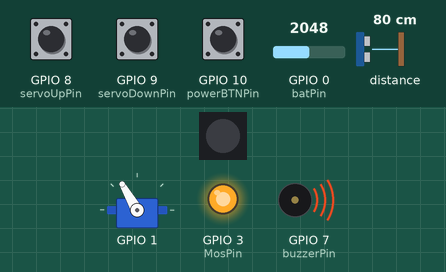
Bench run of a program on a simulated ESP32-C3. Parts: servo, 1 RGB LEDs in strip order, left to right, output pins drawn as LEDs (lit = HIGH), buzzer (waves = sounding). The test bench sets the inputs (shaded band); at power-on: GPIO 9 (servoDownPin) HIGH, GPIO 10 (powerBTNPin) LOW, GPIO 0 (batPin) = 2048, GPIO 8 (servoUpPin) HIGH, distance to the obstacle 80 cm (analog values on the 0–4095 scale). Dim RGB values are drawn brighter than linear; what the program prints to the serial monitor is not drawn.

Above: at 8.1 s.
8.2 s: GPIO 9 (servoDownPin) pulled LOW for 0.15 s
11.2 s: GPIO 10 (powerBTNPin) pulled HIGH for 0.15 s
At 13.2 s:
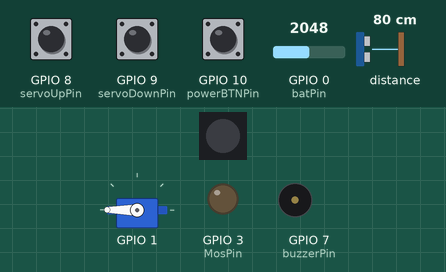
13.7 s: GPIO 10 (powerBTNPin) pulled HIGH for 1 s
At 16.2 s:
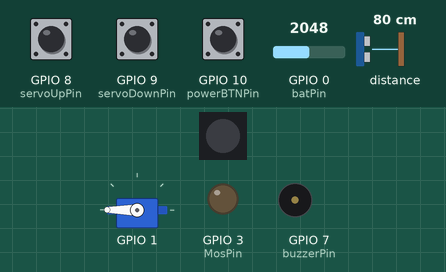
17.1 s: GPIO 10 (powerBTNPin) pulled HIGH for 3.2 s
At 21.5 s:
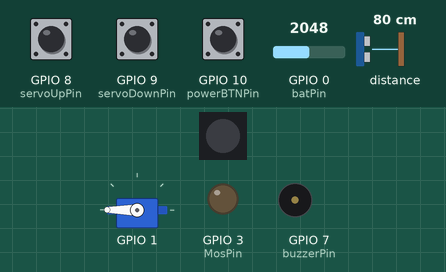
22.6 s: GPIO 10 (powerBTNPin) pulsed HIGH 2 times (0.12 s each, 0.3 s apart)
At 24.5 s:
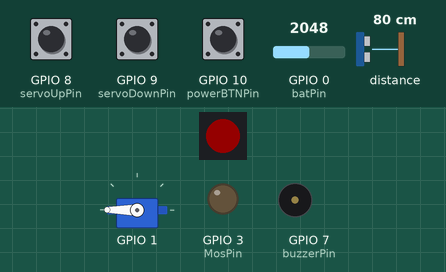
Timing chart, 0 to 26.0 s (numbered marks = the images above; inputs shaded):
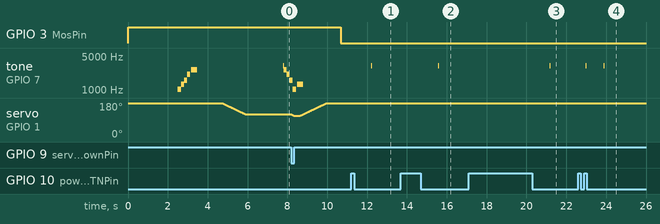

The program:

main.cpp
```cpp
#include "battery.h"
#include "button.h"
#include "buzzer.h"
#include "laser.h"
#include "led.h"
#include "power.h"
#include "servo.h"
#include "stateManager.h"
#include <Arduino.h>
#include <freertos/FreeRTOS.h>
#include <freertos/task.h>

void setup() {
  buzzerInit();
  xTaskCreate(buzzerUpdate, "buzzer", 2048, NULL, 3, NULL);

  powerOn();
  laserInit();
  servoInit();
  ledInit();
  buttonInit();
  batteryInit();


  // 优先级：舵机(3) > 按钮(2) = 电源(2) = LED(2) > 电池(1)
  xTaskCreate(servoTask, "servo", 4096, NULL, 3, NULL);
  xTaskCreate(buttonTask, "btn", 2048, NULL, 2, NULL);
  xTaskCreate(powerTask, "power", 2048, NULL, 2, NULL);
  xTaskCreate(ledUpdate, "led", 2048, NULL, 2, NULL);
  xTaskCreate(batteryCheck, "bat", 3072, NULL, 1, NULL);
}

void loop() {
  vTaskDelay(pdMS_TO_TICKS(1000));
}
```

Filters.h
```cpp
#pragma once

#include <Arduino.h>

namespace Filters {

/**
 * @brief 一阶低通滤波器（RC低通 / 指数移动平均）
 *
 * 适用于高频实时信号（如电位器、陀螺仪等），每次调用 update() 只需传入一个原始值，
 * 内部递归计算滤波值。alpha 决定平滑程度：alpha 越大，新值权重越大，响应越快，但平滑度降低；
 * alpha 越小，平滑效果越强，但滞后增加。
 */
class LowPass {
  private:
  float filteredValue; ///< 上一次滤波后的值（状态）
  float alpha;         ///< 滤波系数，范围 (0, 1)
  bool  first;         ///< 是否为第一次更新

  public:
  /**
   * @brief 构造函数
   * @param alphaVal 滤波系数，取值范围 0.0 ~ 1.0（通常 0.01 ~ 0.5）
   *
   * 取值影响：
   * - 越接近 0，滤波越平滑，但响应越慢（滞后大）。
   * - 越接近 1，响应越快，但平滑度越低（可能残留噪声）。
   * 推荐从 0.2 开始调试，根据实际效果增减。
   */
  LowPass(float alphaVal)
      : alpha(alphaVal)
      , first(true) { }

  /**
   * @brief 更新滤波器，输入原始值，返回滤波后的值
   * @param raw 本次采样原始值（如 analogRead 结果）
   * @return float 滤波后的估计值
   */
  float update(float raw) {
    if (first) {
      filteredValue = raw;
      first         = false;
    } else {
      filteredValue = alpha * raw + (1 - alpha) * filteredValue;
    }
    return filteredValue;
  }

  /**
   * @brief 重置滤波器（清除历史状态）
   */
  void reset() { first = true; }

  /**
   * @brief 获取当前滤波值（不更新）
   */
  float getValue() const { return filteredValue; }
};

/**
 * @brief 滑动平均滤波器（非阻塞）
 *
 * 维护一个固定长度的循环缓冲区，每次添加新样本时自动更新总和。
 * 可随时调用 getAverage() 获取当前平均值（缓冲区未满时返回已有样本的平均值）。
 * 适合低频传感器（如温度、湿度），在任务中定期添加样本，需要时读取平均值。
 *
 * 注意：缓冲区在构造函数中动态分配，使用完后需调用 freeBuffer() 释放内存，
 * 或利用析构函数自动释放。
 */
class MovingAverage {
  private:
  int*    buffer; ///< 循环缓冲区
  uint8_t size;   ///< 缓冲区大小（窗口长度）
  uint8_t index;  ///< 当前写入位置
  bool    filled; ///< 缓冲区是否已填满
  long    sum;    ///< 当前缓冲区中所有样本的总和

  public:
  /**
   * @brief 构造函数
   * @param windowSize 窗口大小（采样次数），取值范围 1~255
   *
   * 窗口大小决定了平滑程度：
   * - 窗口越大，平滑效果越好，但滞后越明显（需要更多样本才能反映变化）。
   * - 窗口越小，响应越快，但可能残留噪声。
   * 对于每秒采样一次的温度，窗口取 8~16 通常足够。
   */
  MovingAverage(uint8_t windowSize)
      : size(windowSize)
      , index(0)
      , filled(false)
      , sum(0) {
    buffer = new int[size];
  }

  /**
   * @brief 析构函数，释放缓冲区内存
   */
  ~MovingAverage() {
    delete[] buffer;
  }

  /**
   * @brief 手动释放缓冲区（可选）
   */
  void freeBuffer() {
    delete[] buffer;
    buffer = nullptr;
  }

  /**
   * @brief 添加一个新样本
   * @param sample 原始采样值（如 analogRead 结果）
   */
  void addSample(int sample) {
    if (!filled) {
      // 缓冲区未满：直接添加
      buffer[index] = sample;
      sum += sample;
      index++;
      if (index >= size) {
        index  = 0;
        filled = true;
      }
    } else {
      // 缓冲区已满：覆盖最旧样本
      sum -= buffer[index];
      buffer[index] = sample;
      sum += sample;
      index = (index + 1) % size;
    }
  }

  /**
   * @brief 获取当前平均值
   * @return float 当前平均值（如果缓冲区未满，返回已有样本的平均值）
   */
  float getAverage() const {
    if (!filled) {
      return (index == 0) ? 0 : (float)sum / index;
    } else {
      return (float)sum / size;
    }
  }

  /**
   * @brief 重置滤波器（清空缓冲区）
   */
  void reset() {
    index  = 0;
    filled = false;
    sum    = 0;
  }
};

/**
 * @brief 阻塞式均值滤波器（简单平均）
 *
 * 每次调用 read() 时会连续采样指定次数并返回平均值。采样期间会阻塞当前任务。
 * 适用于低频、非实时传感器，代码简单，无需维护状态。
 * 注意：阻塞时间 = samples * analogRead 耗时（通常很短），若在实时任务中需谨慎。
 */
class BlockingAverage {
  public:
  /**
   * @brief 读取指定引脚并返回多次采样的平均值
   * @param pin     ADC 引脚编号
   * @param samples 采样次数，取值范围 1~255
   * @return float  平均值
   *
   * 采样次数越多，平滑度越高，但阻塞时间越长。通常取 5~20 次即可。
   */
  static float read(uint8_t pin, uint8_t samples) {
    long sum = 0;
    for (uint8_t i = 0; i < samples; i++) {
      sum += analogRead(pin);
      // 可选微小延时，让 ADC 稳定（通常不需要）
      // delayMicroseconds(10);
    }
    return (float)sum / samples;
  }
};
}
```

battery.cpp
```cpp
#include "battery.h"
#include "Filters.h"
#include "buzzer.h"
#include "esp_log.h"
#include "led.h"
#include "servo.h"
#include "stateManager.h"
#include <freertos/FreeRTOS.h>
#include <freertos/task.h>

#define K_OHM 1000

#define BATTERY_READING_INTERVAL (3 * 60 * 1000) // 满电时采样间隔 3 分钟
#define BATTERY_ALERT_INTERVAL (30 * 1000)       // 低电量报警间隔 30 秒

static const char*   TAG    = "bat";
static const uint8_t batPin = 0; // 电池电压采样引脚
static const float   R1     = 100.0 * K_OHM;
static const float   R2     = 47.0 * K_OHM;
static const float   VMAX   = 8.4 * K_OHM; // mV，满电电压
static const float   VMIN   = 6.0 * K_OHM; // mV，空电电压

static volatile float batVoltage    = 0.0f;
static volatile float batPercentage = 0.0f;
static portMUX_TYPE   batteryMux    = portMUX_INITIALIZER_UNLOCKED;

static Filters::LowPass batFilter(0.3f);

/** 读取一次电压并更新 batVoltage / batPercentage，返回 0.0~1.0 的电量比例 */
static float batteryReading() {
  taskENTER_CRITICAL(&batteryMux);
  batVoltage    = batFilter.update(analogReadMilliVolts(batPin)) * (R1 + R2) / R2;
  batPercentage = (batVoltage - VMIN) / (VMAX - VMIN) * 100.0f;
  batPercentage = constrain(batPercentage, 0.0f, 100.0f);
  taskEXIT_CRITICAL(&batteryMux);
  return batPercentage / 100.0f;
}

void batteryCheck(void* pvParameter) {
  while (1) {
    if (getCurrentState() != SYSTEM_RUNNING) {
      vTaskDelay(pdMS_TO_TICKS(100)); // 暂停时低频轮询
      continue;
    }

    float batteryLevel = batteryReading();
    // 低电量报警
    if (batPercentage <= 10.0f) {
      static uint32_t lastAlertTime = 0;
      if (millis() - lastAlertTime > BATTERY_ALERT_INTERVAL) {
        ESP_LOGW(TAG, "电量过低：%.1f%%，请及时充电", batPercentage);
        buzzerSound(SOUND_WARNING);
        lastAlertTime = millis();
      }
    }

    // 电量越低采样越频繁：满电 3 分钟 → 空电 1 秒
    uint32_t interval = (uint32_t)(batteryLevel * BATTERY_READING_INTERVAL);
    if (interval > BATTERY_READING_INTERVAL) interval = BATTERY_READING_INTERVAL;
    if (interval < 1000) interval = 1000;
    vTaskDelay(pdMS_TO_TICKS(interval));
  }
}

// ===================== 接口 =====================
void batteryInit() {
  analogReadResolution(12);
  pinMode(batPin, INPUT);
  batteryReading();
}

float getBatteryLevel() {
  float v;
  taskENTER_CRITICAL(&batteryMux);
  v = batPercentage;
  taskEXIT_CRITICAL(&batteryMux);
  return v;
}

float getBatteryVoltage() {
  float v;
  taskENTER_CRITICAL(&batteryMux);
  v = batVoltage;
  taskEXIT_CRITICAL(&batteryMux);
  return v;
}
```

battery.h
```cpp
#pragma once

#include <Arduino.h>

void  batteryInit();

/** 电池检测任务：周期采样、低电量报警、更新 sysRGB */
void  batteryCheck(void* pvParameter);

/** 电量百分比，范围 0.0 ~ 100.0 */
float getBatteryLevel();

/** 电池电压，单位 mV */
float getBatteryVoltage();
```

button.cpp
```cpp
#include "button.h"
#include "buzzer.h"
#include "esp_log.h"
#include "led.h"
#include "stateManager.h"
#include <OneButton.h>
#include <freertos/FreeRTOS.h>
#include <freertos/task.h>

static const char* TAG = "button";

static const uint8_t servoUpPin   = 8;  // 舵机向上
static const uint8_t servoDownPin = 9;  // 舵机向下
static const uint8_t powerBTNPin  = 10; // 电源开关按钮
static const uint8_t MosPin       = 3;  // 电源MOS管控制引脚

volatile bool isPowerBTNShortPressed = false; // 电源按钮短按标志
volatile bool isPowerBTNLongPressed  = false; // 电源按钮长按标志

static portMUX_TYPE btnMutex = portMUX_INITIALIZER_UNLOCKED;

OneButton powerBTN;

void powerBTNShortPress() {
  // 切换逻辑：只要不是running，都切换到running；如果是，则切换到paused
  systemState_e currentState = getCurrentState();
  if (currentState == SYSTEM_RUNNING) {
    stateSet(SYSTEM_PAUSED);
  } else {
    // PAUSED 或 EMPTY 都切到 RUNNING
    stateSet(SYSTEM_RUNNING);
  }
  isPowerBTNShortPressed = !isPowerBTNShortPressed;
  buzzerSound(SOUND_KEY);
}

void powerBTNLongPress() {
  isPowerBTNLongPressed = true;
  buzzerSound(SOUND_KEY);
}

void buttonInit() {
  powerBTN.setup(powerBTNPin, INPUT);
  powerBTN.attachClick(powerBTNShortPress);
  powerBTN.attachLongPressStart(powerBTNLongPress);
  powerBTN.setPressMs(800);
}

void buttonTask(void* pvParameters) {
  while (1) {
    powerBTN.tick();
    vTaskDelay(pdMS_TO_TICKS(20));
  }
}
```

button.h
```cpp
#pragma once
#include <Arduino.h>

extern volatile bool
    isPowerBTNShortPressed, // 电源按钮短按标志
    isPowerBTNLongPressed;  // 电源按钮长按标志

void buttonInit();
void buttonTask(void* pvParameters);
```

buzzer.cpp
```cpp
#include "buzzer.h"
#include <freertos/FreeRTOS.h>
#include <freertos/task.h>
#include <string.h>

// ===================== LEDC API 兼容 (core 2.x / 3.x) =====================
#if defined(ESP_ARDUINO_VERSION_MAJOR) && (ESP_ARDUINO_VERSION_MAJOR >= 3)
#define BUZZER_LEDC_NEW_API 1
#else
#define BUZZER_LEDC_NEW_API 0
#endif

static const uint8_t LEDC_BITS = 10; // 占空比 10 bit (0~1023)
#if !BUZZER_LEDC_NEW_API
static const uint8_t LEDC_CHANNEL = 0; // 2.x 需要手动指定通道
#endif

// ===================== 内部状态 =====================
static const uint8_t buzzerPin = 7;

static BuzzerNote        noteBuffer[BUZZER_MAX_NOTES];
static volatile uint8_t  noteCount     = 0;
static volatile uint8_t  noteIndex     = 0;
static volatile bool     loopPlay      = false;
static volatile uint32_t noteStartTime = 0;
static volatile bool     buzzerBusy    = false;

static portMUX_TYPE buzzerMux = portMUX_INITIALIZER_UNLOCKED;

// ===================== 预定义提示音（duration 已调长） =====================
// 成功：C7 → E7 短促上扬（总 460ms）
static const BuzzerNote SND_OK[] = {
  { NOTE_C7, 150 }, { NOTE_REST, 60 }, { NOTE_E7, 250 }
};

// 错误：E6 → C6 下降长音（总 1000ms）
static const BuzzerNote SND_ERROR[] = {
  { NOTE_E6, 300 }, { NOTE_REST, 100 }, { NOTE_C6, 600 }
};

// 警告：两声相同（总 550ms）
static const BuzzerNote SND_WARNING[] = {
  { NOTE_A6, 200 }, { NOTE_REST, 150 }, { NOTE_A6, 200 }
};

// 开机：上行琶音（总 960ms）
static const BuzzerNote SND_STARTUP[] = {
  { NOTE_C6, 150 }, { NOTE_E6, 150 }, { NOTE_G6, 150 },
  { NOTE_C7, 150 }, { NOTE_REST, 60 }, { NOTE_E7, 300 }
};

// 关机：下行琶音（总 960ms）
static const BuzzerNote SND_SHUTDOWN[] = {
  { NOTE_E7, 150 }, { NOTE_C7, 150 }, { NOTE_G6, 150 },
  { NOTE_C6, 150 }, { NOTE_REST, 60 }, { NOTE_E6, 300 }
};

// 按键：极短"咔"（30ms，保持短）
static const BuzzerNote SND_KEY[] = {
  { NOTE_G7, 30 }
};

// ===================== 底层 PWM =====================
static inline uint32_t dutyMax() {
  return (1u << LEDC_BITS) - 1;
}

// 静音：按极性输出"关断"电平
static inline void buzzerSilence() {
#if BUZZER_ACTIVE_LOW
  uint32_t d = dutyMax(); // 低电平触发 → 引脚 HIGH 关断
#else
  uint32_t d = 0; // 高电平触发 → 引脚 LOW  关断
#endif
#if BUZZER_LEDC_NEW_API
  ledcWrite(buzzerPin, d);
#else
  ledcWrite(LEDC_CHANNEL, d);
#endif
}

// 播放指定频率（freq=0 表示静音）；ledcWriteTone 内部固定 50% 占空比
static inline void buzzerTone(uint16_t freq) {
  if (freq == 0) {
    buzzerSilence();
    return;
  }
#if BUZZER_LEDC_NEW_API
  ledcWriteTone(buzzerPin, freq);
#else
  ledcWriteTone(LEDC_CHANNEL, freq);
#endif
}

// ===================== 接口实现 =====================
void buzzerInit() {

#if BUZZER_LEDC_NEW_API
  ledcAttach(buzzerPin, 2000, LEDC_BITS);
#else
  ledcSetup(LEDC_CHANNEL, 2000, LEDC_BITS);
  ledcAttachPin(buzzerPin, LEDC_CHANNEL);
#endif

  buzzerSilence();

  buzzerBusy = false;
  noteCount  = 0;
  noteIndex  = 0;
  loopPlay   = false;
}

void buzzerPlay(const BuzzerNote* notes, uint8_t count, bool loop) {
  if (!notes || count == 0) return;
  if (count > BUZZER_MAX_NOTES) count = BUZZER_MAX_NOTES;

  uint16_t firstFreq = 0;

  portENTER_CRITICAL(&buzzerMux);
  memcpy(noteBuffer, notes, sizeof(BuzzerNote) * count);
  noteCount     = count;
  noteIndex     = 0;
  loopPlay      = loop;
  noteStartTime = millis();
  buzzerBusy    = true;
  firstFreq     = noteBuffer[0].freq;
  portEXIT_CRITICAL(&buzzerMux);

  buzzerTone(firstFreq);
}

void buzzerSound(BuzzerSound sound) {
  switch (sound) {
  case SOUND_OK:
    buzzerPlay(SND_OK, sizeof(SND_OK) / sizeof(BuzzerNote));
    break;
  case SOUND_ERROR:
    buzzerPlay(SND_ERROR, sizeof(SND_ERROR) / sizeof(BuzzerNote));
    break;
  case SOUND_WARNING:
    buzzerPlay(SND_WARNING, sizeof(SND_WARNING) / sizeof(BuzzerNote));
    break;
  case SOUND_STARTUP:
    buzzerPlay(SND_STARTUP, sizeof(SND_STARTUP) / sizeof(BuzzerNote));
    break;
  case SOUND_SHUTDOWN:
    buzzerPlay(SND_SHUTDOWN, sizeof(SND_SHUTDOWN) / sizeof(BuzzerNote));
    break;
  case SOUND_KEY:
    buzzerPlay(SND_KEY, sizeof(SND_KEY) / sizeof(BuzzerNote));
    break;
  default:
    break;
  }
}

void buzzerStop() {
  portENTER_CRITICAL(&buzzerMux);
  buzzerBusy = false;
  noteCount  = 0;
  noteIndex  = 0;
  loopPlay   = false;
  portEXIT_CRITICAL(&buzzerMux);
  buzzerSilence();
}

bool buzzerIsBusy() {
  return buzzerBusy;
}

void buzzerUpdate(void* pvParameter) {
  (void)pvParameter;

  while (1) {
    if (!buzzerBusy) {
      vTaskDelay(pdMS_TO_TICKS(20));
      continue;
    }

    bool     changed  = false;
    uint16_t nextFreq = 0;
    bool     finished = false;

    portENTER_CRITICAL(&buzzerMux);

    if (!buzzerBusy) {
      portEXIT_CRITICAL(&buzzerMux);
      vTaskDelay(pdMS_TO_TICKS(20));
      continue;
    }

    uint32_t now = millis();
    if (now - noteStartTime >= noteBuffer[noteIndex].duration) {
      noteIndex++;
      if (noteIndex >= noteCount) {
        if (loopPlay) {
          noteIndex = 0;
        } else {
          buzzerBusy = false;
          noteCount  = 0;
          noteIndex  = 0;
          finished   = true;
        }
      }
      if (!finished) {
        nextFreq      = noteBuffer[noteIndex].freq;
        noteStartTime = now;
        changed       = true;
      }
    }
    portEXIT_CRITICAL(&buzzerMux);

    if (finished) {
      buzzerSilence();
      continue;
    }
    if (changed) {
      buzzerTone(nextFreq);
    }

    vTaskDelay(pdMS_TO_TICKS(5));
  }
}
```

buzzer.h
```cpp
#pragma once

#include <Arduino.h>

// ===================== 用户配置 =====================
#define BUZZER_MAX_NOTES     16   // 单个旋律最多音符数

// 触发极性：低电平触发模块 → 1；高电平触发模块 → 0
#define BUZZER_ACTIVE_LOW    0  // SS8050驱动

// ===================== 常用音名 (Hz) =====================
#define NOTE_C6   1047
#define NOTE_E6   1319
#define NOTE_G6   1568
#define NOTE_A6   1760
#define NOTE_C7   2093
#define NOTE_E7   2637
#define NOTE_G7   3136
#define NOTE_REST 0        // 休止符(静音)

// ===================== 数据结构 =====================
struct BuzzerNote {
  uint16_t freq;       // 频率 Hz，0 表示静音
  uint16_t duration;   // 持续时长 ms
};

enum BuzzerSound : uint8_t {
  SOUND_OK = 0,      // 成功：短促上扬
  SOUND_ERROR,       // 错误：下降长音
  SOUND_WARNING,     // 警告：两声相同
  SOUND_STARTUP,     // 开机自检
  SOUND_SHUTDOWN,    // 关机提示
  SOUND_KEY,         // 按键咔哒
  SOUND_MAX
};

// ===================== 公共接口 =====================

/** 初始化（无源蜂鸣器 + LEDC PWM） */
void buzzerInit();

/** 播放一段非预设的旋律(非阻塞)。notes 会被拷贝到内部缓冲，函数返回后可释放 */
void buzzerPlay(const BuzzerNote* notes, uint8_t count, bool loop = false);

/** 播放预定义提示音(非阻塞) */
void buzzerSound(BuzzerSound sound);

/** 立即停止播放 */
void buzzerStop();

/** 是否正在播放，以免打断当前播放的音效 */
bool buzzerIsBusy();

/** 状态机更新：放进一个 FreeRTOS 任务里循环调用，内部是 while(1)，不会返回 */
void buzzerUpdate(void* pvParameter = nullptr);
```

laser.cpp
```cpp
#include "laser.h"
#include <VL53L0X.h>
#include <Wire.h>
#include <esp_log.h>

VL53L0X laser;

const char*          TAG                  = "LASER";
static const uint8_t laser_i2c_scl_pin    = 4;     // SCL引脚
static const uint8_t laser_i2c_sda_pin    = 5;     // SDA引脚
volatile bool        laserTimeoutOccurred = false; // 激光测距超时标志

void laserInit() {
  Wire.begin(laser_i2c_sda_pin, laser_i2c_scl_pin);
  laser.setTimeout(500);
  if (!laser.init()) {
    ESP_LOGE("LASER", "Failed to detect and initialize sensor!");
    while (1) { }
  }
  // 增加测量时间，获得更好的测量精度
  laser.setMeasurementTimingBudget(200000);
}

int16_t getLaserDistance() {
  uint16_t distance = laser.readRangeSingleMillimeters();
  if (laser.timeoutOccurred()) { // 检查是否发生超时
    laserTimeoutOccurred = true;
    ESP_LOGW(TAG, "Laser timeout occurred!");
    return -1; // 返回-1表示测量失败
  }
  laserTimeoutOccurred = false;
  ESP_LOGI("LASER", "距离: %d mm", distance);
  return distance; // 返回测量的距离值（单位：毫米）
}
```

laser.h
```cpp
#pragma once

#include <Arduino.h>

extern volatile bool laserTimeoutOccurred; // 激光测距超时标志
void                 laserInit();
int16_t              getLaserDistance();
```

led.h
```cpp
#pragma once

#include <Adafruit_NeoPixel.h>
#include <Arduino.h>

// ===== 常量定义 =====
#define SHORT_FLASH_DURATION 200 // 短闪烁持续时间
#define SHORT_FLASH_INTERVAL 200 // 短闪烁间隔
#define LONG_FLASH_DURATION 500
#define LONG_FLASH_INTERVAL 500

#define COLOR_RED 0xFF0000
#define COLOR_GREEN 0x00FF00
#define COLOR_BLUE 0x0000FF
#define COLOR_YELLOW 0xFF4500
#define COLOR_WHITE 0xFFFFFF
#define COLOR_CYAN 0x00FFFF
#define COLOR_OFF 0x000000
#define COLOR_ORANGE 0xFFA500

// ===== LED对象 =====
extern Adafruit_NeoPixel sysRGB;

// ===== LED模式枚举 =====
enum LEDMode {
  LED_ON,    // 常亮
  LED_OFF,   // 关闭
  LED_BLINK, // 持续闪烁
  LED_IDLE,  // 空闲
};

// ===== 公共接口 =====
void ledInit();

/**
 * @brief 设置LED模式（非阻塞）
 * @param mode     LED模式
 * @param color    颜色值
 * @param duration 持续时间(ms)
 * @param interval 间隔时间(ms)
 */
void ledSetMode(enum LEDMode mode, uint32_t color, uint16_t duration, uint16_t interval);

/**
 * @brief LED状态机更新函数（非阻塞）
 * @param pvParameter 任务参数（可传NULL）
 * @note 必须在FreeRTOS任务中持续调用
 */
void ledUpdate(void* pvParameter);

uint32_t getBatteryColor(float percent);
```

power.h
```cpp
#pragma once

#include <Arduino.h>

void powerOn();
void powerTask(void* pvParameters);
```

servo.h
```cpp
#pragma once

#include <Arduino.h>

#define SERVO_ANGLE_RANGE 270 // 舵机角度范围
#define SERVO_PULSE_MIN 500   // 舵机最小脉冲宽度
#define SERVO_PULSE_MAX 2500  // 舵机最大脉冲宽度
#define ANGLE_MIN 0           // 测试下限
#define ANGLE_MAX 270         // 舵机行程上限  ← 关键

extern volatile bool hasBall;

void servoInit();
void servoUp();
void servoDown();
void servoPowerOff();
void servoTask(void* pvParameters);
```

stateManager.h
```cpp
#pragma once

#include <Arduino.h>

enum systemState_e {
  SYSTEM_RUNNING, // 系统运行
  SYSTEM_PAUSED,  // 系统暂停
  SYSTEM_EMPTY,   // 系统空仓
};

extern systemState_e systemState;

systemState_e getCurrentState();
void          stateSet(systemState_e newState);
```

Source omitted: led.cpp (3597 bytes), power.cpp (1299 bytes), servo.cpp (3187 bytes), stateManager.cpp (1015 bytes)

Measured:
- after the input at 11.2 s, tone on GPIO 7 (buzzerPin): silent → 3136 Hz after 1.0 s, → silent 0.03 s later
- after the input at 13.7 s, tone on GPIO 7 (buzzerPin): silent → 3136 Hz after 1.9 s, → silent 0.03 s later
- after the input at 17.1 s, tone on GPIO 7 (buzzerPin): silent → 3136 Hz after 4.1 s, → silent 0.03 s later
- after the input at 22.6 s, tone on GPIO 7 (buzzerPin): alternates 3136 Hz for 0.03 s and silent for 0.87 s, 4 changes in all, then stays silent, starting after 0.39 s
